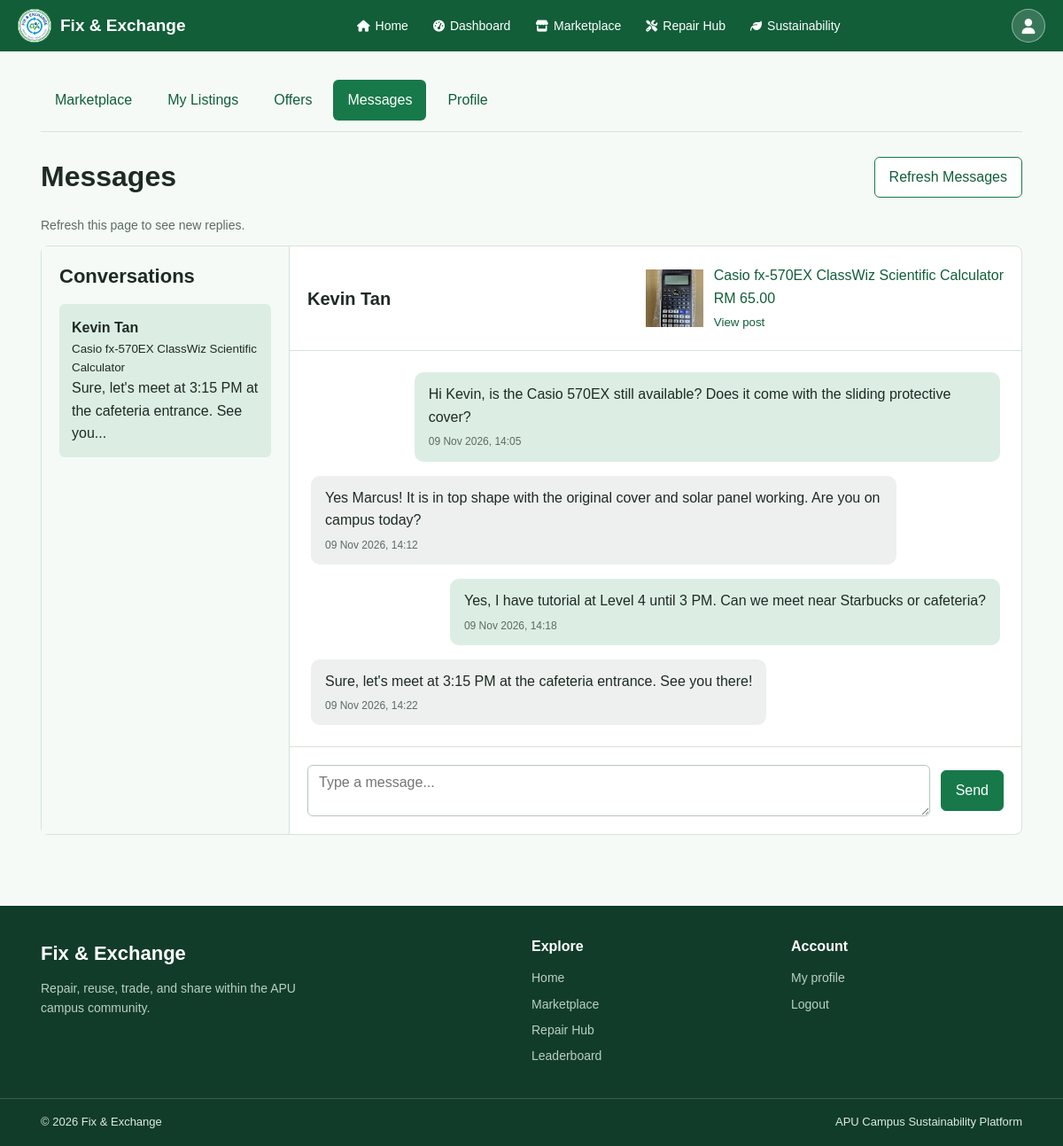
The page /src/messages/index.php?conversation_id=1 (signed in) on the database its author committed.
### tables this page shows
CREATE TABLE IF NOT EXISTS conversation (
    conversation_id INT AUTO_INCREMENT PRIMARY KEY,
    seller_id INT NOT NULL,
    buyer_id INT NOT NULL,
    listing_id INT,
     
    context_type VARCHAR(20) NOT NULL,
     
    context_id INT NOT NULL,
    created_at DATETIME NOT NULL DEFAULT CURRENT_TIMESTAMP,
    FOREIGN KEY (seller_id) REFERENCES users(user_id),
    FOREIGN KEY (buyer_id) REFERENCES users(user_id),
    FOREIGN KEY (listing_id) REFERENCES item_listings(listing_id)
);

CREATE TABLE IF NOT EXISTS users (
    user_id INT AUTO_INCREMENT PRIMARY KEY,
    full_name VARCHAR(100) NOT NULL,
    email VARCHAR(255) NOT NULL UNIQUE,
    password_hash VARCHAR(255) NOT NULL,
    role VARCHAR(20) NOT NULL DEFAULT 'Student',
     
    account_status VARCHAR(20) NOT NULL DEFAULT 'Active',
    total_points INT NOT NULL DEFAULT 0,
    created_at DATETIME NOT NULL DEFAULT CURRENT_TIMESTAMP,
    tp_number VARCHAR(20) NOT NULL UNIQUE,
    phone_number VARCHAR(30),
    intake_code VARCHAR(50),
    academic_program VARCHAR(100)
);

CREATE TABLE IF NOT EXISTS item_listings (
    listing_id INT AUTO_INCREMENT PRIMARY KEY,
    seller_id INT NOT NULL,
    category_id INT NOT NULL,
    title VARCHAR(150) NOT NULL,
    description TEXT NOT NULL,
     
    price DECIMAL(10, 2),
     
    listing_type VARCHAR(20) NOT NULL,
     
    status VARCHAR(20) NOT NULL DEFAULT 'Available',
    created_at DATETIME NOT NULL DEFAULT CURRENT_TIMESTAMP,
    FOREIGN KEY (seller_id) REFERENCES users(user_id),
    FOREIGN KEY (category_id) REFERENCES categories(category_id)
);

CREATE TABLE IF NOT EXISTS messages (
    message_id INT AUTO_INCREMENT PRIMARY KEY,
    sender_id INT NOT NULL,
    receiver_id INT NOT NULL,
    conversation_id INT NOT NULL,
    message_text TEXT NOT NULL,
    sent_at DATETIME NOT NULL DEFAULT CURRENT_TIMESTAMP,
    FOREIGN KEY (sender_id) REFERENCES users(user_id),
    FOREIGN KEY (receiver_id) REFERENCES users(user_id),
    FOREIGN KEY (conversation_id) REFERENCES conversation(conversation_id)
);

### includes/auth-check.php (called while the page is built, shortened)
<?php
function current_user(): ?array
{
    return $_SESSION['user'] ?? null;
}
if (!function_exists('escape_html')) {
    function escape_html($text): string
    {
        return htmlspecialchars((string) $text, ENT_QUOTES, 'UTF-8');
    }
}

### src/messages/index.php (the view, shortened to what this page needs)
<?php
require __DIR__ . '/../../includes/auth-check.php';
require __DIR__ . '/../../includes/buyer-seller.php';
$user = current_user();
$userId = (int) $user['user_id'];
$conversationId = (int) ($_GET['conversation_id'] ?? 0);
$listingId = (int) ($_GET['listing_id'] ?? 0);
$listing = null;
$otherUser = null;
$text = '';
if ($conversationId > 0) {
    $statement = mysqli_prepare(
        $conn,
        "SELECT * FROM conversation
        WHERE conversation_id = ? AND context_type = 'Listing' AND (seller_id = ? OR buyer_id = ?)"
    );
    mysqli_stmt_bind_param($statement, 'iii', $conversationId, $userId, $userId);
    mysqli_stmt_execute($statement);
    $conversation = mysqli_fetch_assoc(mysqli_stmt_get_result($statement));
    $listingId = (int) $conversation['listing_id'];
    $listing = get_listing($listingId);
}
if ($listing) {
    $otherId = (int) $listing['seller_id'];
    $statement = mysqli_prepare(
        $conn,
        'SELECT full_name FROM users WHERE user_id = ?'
    );
    mysqli_stmt_bind_param($statement, 'i', $otherId);
    mysqli_stmt_execute($statement);
    $otherUser = mysqli_fetch_assoc(mysqli_stmt_get_result($statement));
}
$statement = mysqli_prepare(
    $conn,
    "SELECT c.*, seller.full_name AS seller_name, buyer.full_name AS buyer_name,
    l.title, last_message.message_text AS last_message
    FROM conversation c
    JOIN item_listings l ON l.listing_id = c.listing_id
    JOIN users seller ON seller.user_id = c.seller_id
    JOIN users buyer ON buyer.user_id = c.buyer_id
    LEFT JOIN messages last_message ON last_message.message_id =
        (SELECT MAX(message_id) FROM messages WHERE conversation_id = c.conversation_id)
    WHERE c.context_type = 'Listing' AND (c.seller_id = ? OR c.buyer_id = ?)
    ORDER BY last_message.message_id DESC, c.conversation_id DESC"
);
mysqli_stmt_bind_param($statement, 'ii', $userId, $userId);
mysqli_stmt_execute($statement);
$conversations = mysqli_stmt_get_result($statement);
$messages = [];
if ($conversationId > 0) {
    $statement = mysqli_prepare(
        $conn,
        'SELECT * FROM messages WHERE conversation_id = ? ORDER BY message_id'
    );
    mysqli_stmt_bind_param($statement, 'i', $conversationId);
    mysqli_stmt_execute($statement);
    $messages = mysqli_fetch_all(mysqli_stmt_get_result($statement), MYSQLI_ASSOC);
}
require __DIR__ . '/../../includes/header.php';
?>
<section class="section bs-page">
    <div class="container">
        <div class="bs-heading-row">
            <h1>Messages</h1>
            <?php if ($conversationId > 0): ?>
                <form method="get" action="index.php">
                    <button class="btn btn-outline-primary">Refresh Messages</button>
                </form>
            <?php endif; ?>
        </div>
        <p class="form-hint mb-3">Refresh this page to see new replies.</p>
        <div class="bs-messages-layout">
            <aside class="bs-conversations">
                <h2>Conversations</h2>
                <?php foreach ($conversations as $row): ?>
                    <a class="bs-conversation <?= $conversationId === (int) $row['conversation_id'] ? 'bs-selected-conversation' : '' ?>" href="?conversation_id=<?= (int) $row['conversation_id'] ?>">
                        <strong><?= escape_html((int) $row['seller_id'] === $userId ? $row['buyer_name'] : $row['seller_name']) ?></strong>
                        <small><?= escape_html($row['title']) ?></small>
                        <span><?= escape_html(mb_strimwidth($row['last_message'] ?? 'Start a conversation', 0, 65, '...')) ?></span>
                    </a>
                <?php endforeach; ?>
            </aside>
            <div class="bs-chat">
                <?php if ($listing && $otherUser): ?>
                    <div class="bs-chat-header">
                        <h2><?= escape_html($otherUser['full_name']) ?></h2>
                        <a class="bs-chat-item" href="../buyer-seller/item-details.php?listing_id=<?= $listingId ?>">
                            <span>
                                <?= escape_html($listing['title']) ?><br>
                                <?= display_price($listing) ?><br>
                                <small>View post</small>
                            </span>
                        </a>
                    </div>
                    <div class="bs-chat-messages">
                        <?php foreach ($messages as $message): ?>
                            <div class="bs-message <?= (int) $message['sender_id'] === $userId ? 'bs-message-sent' : 'bs-message-received' ?>">
                                <p class="bs-text"><?= escape_html($message['message_text']) ?></p>
                                <time datetime="<?= escape_html($message['sent_at']) ?>">
                                    <?= escape_html(date('d M Y, H:i', strtotime($message['sent_at']))) ?>
                                </time>
                            </div>
                        <?php endforeach; ?>
                    </div>
                    <div class="bs-chat-composer">
                        <form method="post">
                            <textarea class="form-control" id="message_text" name="message_text" rows="2" maxlength="5000" placeholder="Type a message..." required><?= escape_html($text) ?></textarea>
                            <button class="btn btn-primary">Send</button>
                        </form>
                    </div>
                <?php else: ?>
                    <div class="empty-state">Choose a conversation to read and send messages.</div>
                <?php endif; ?>
            </div>
        </div>
    </div>
</section>
<?php require __DIR__ . '/../../includes/footer.php'; ?>

### assets/css/style.css (style rules this page uses)
* { box-sizing: border-box; }
body { margin: 0; font-family: Arial, sans-serif; font-size: 16px; line-height: 1.6; color: #1f2a24; background-color: #f5faf7; }
h1 { margin-top: 0; margin-bottom: 16px; line-height: 1.3; font-size: 32px; }
h2 { margin-top: 0; margin-bottom: 16px; line-height: 1.3; font-size: 26px; }
p { margin-top: 0; margin-bottom: 16px; }
a { color: #115e39; }
button { font-family: Arial, sans-serif; font-size: 16px; cursor: pointer; }
textarea { font-family: Arial, sans-serif; font-size: 16px; }
.container { width: 100%; max-width: 1140px; margin: 0 auto; padding: 0 16px; }
.section { padding: 32px 0; }
.btn { display: inline-block; padding: 10px 16px; line-height: 1.5; text-align: center; text-decoration: none; color: #1f2a24; background-color: #ffffff; border: 1px solid #b5c7bb; border-radius: 6px; cursor: pointer; }
.btn-primary { color: #ffffff; background-color: #17794a; border-color: #17794a; }
.btn-outline-primary { color: #115e39; border-color: #17794a; }
.form-control { display: block; width: 100%; padding: 10px 12px; color: #1f2a24; background-color: #ffffff; border: 1px solid #b5c7bb; border-radius: 6px; }
.form-hint { margin: 6px 0 0; font-size: 14px; color: #5d6b63; }
.mb-3 { margin-bottom: 12px; }
.bs-page { overflow-wrap: anywhere; }
.bs-heading-row { display: flex; align-items: center; justify-content: space-between; gap: 16px; margin-bottom: 20px; }
.bs-heading-row h1 { margin: 0; }
.bs-text { white-space: pre-wrap; overflow-wrap: anywhere; }
.bs-messages-layout { display: grid; grid-template-columns: 280px minmax(0, 1fr); min-height: 550px; border: 1px solid #d6e3da; border-radius: 8px; background-color: #ffffff; }
.bs-conversations { padding: 20px; border-right: 1px solid #d6e3da; background-color: #f5faf7; }
.bs-conversations h2 { font-size: 22px; }
.bs-conversation { display: block; margin-bottom: 10px; padding: 14px; color: #1f2a24; text-decoration: none; border-radius: 6px; overflow-wrap: anywhere; }
.bs-conversation strong, .bs-conversation span, .bs-conversation small { display: block; }
.bs-selected-conversation, .bs-conversation:hover { background-color: #dceee3; }
.bs-chat { display: flex; flex-direction: column; min-width: 0; }
.bs-chat-header { display: flex; justify-content: space-between; align-items: center; gap: 16px; padding: 20px; border-bottom: 1px solid #d6e3da; }
.bs-chat-header h2 { font-size: 20px; margin: 0; }
.bs-chat-item { display: flex; align-items: center; gap: 12px; max-width: 60%; text-decoration: none; overflow-wrap: anywhere; }
.bs-chat-messages { display: flex; flex-direction: column; gap: 16px; flex: 1; padding: 24px; max-height: 520px; overflow-y: auto; }
.bs-message { max-width: 85%; padding: 12px 16px; border-radius: 10px; }
.bs-message p { margin: 0; }
.bs-message time { display: block; margin-top: 6px; font-size: 12px; color: #5d6b63; }
.bs-message-sent { align-self: flex-end; background-color: #dceee3; }
.bs-message-received { align-self: flex-start; background-color: #edf0ee; }
.bs-chat-composer { padding: 20px; border-top: 1px solid #d6e3da; }
.bs-chat-composer form { display: flex; align-items: center; gap: 12px; }
.bs-chat-composer textarea { flex: 1; resize: vertical; }

### rows shown on the page
conversation: seller.full_name "Kevin Tan", listing.title "Casio fx-570EX ClassWiz Scientific Calculator", last_message "Sure, let's meet at 3:15 PM at the cafeteria entrance. See you..."
users: full_name "Kevin Tan"
item_listings: title "Casio fx-570EX ClassWiz Scientific Calculator", price "RM 65.00"
messages: message_text "Hi Kevin, is the Casio 570EX still available? Does it come with the sliding protective cover?", sent_at "09 Nov 2026, 14:05"
messages: message_text "Yes Marcus! It is in top shape with the original cover and solar panel working. Are you on campus today?", sent_at "09 Nov 2026, 14:12"
messages: message_text "Yes, I have tutorial at Level 4 until 3 PM. Can we meet near Starbucks or cafeteria?", sent_at "09 Nov 2026, 14:18"
messages: message_text "Sure, let's meet at 3:15 PM at the cafeteria entrance. See you there!", sent_at "09 Nov 2026, 14:22"

### other values the page prints
$link[0] "Marketplace"
$link[0] "My Listings"
$link[0] "Offers"
$link[0] "Messages"
